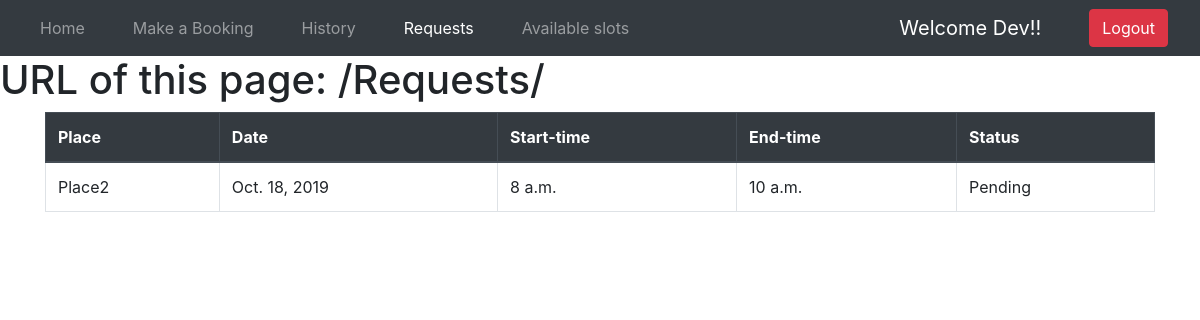
Before: /Requests/ (signed in) with the older database file.
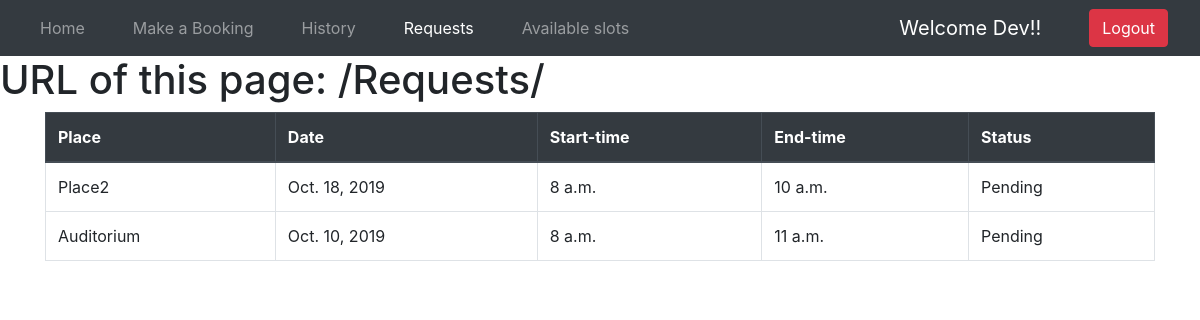
After: the same page with the newer database file.
### login/models.py (models this page shows)
class Booking(models.Model):
    HOUR_CHOICES = [(dt.time(hour=x), '{:02d}:00'.format(x)) for x in range(8, 18)]
    audi_choices = [
        ('Auditorium','Auditorium'),
        ('Place2','Place2'),
        ('Place3','Place3')
    ]
    default_choice = [
        ('Auditorium','Auditorium')
    ]
    status_choice = [
        ('Pending','Pending'),
        ('Accepted','Accepted'),
        ('Rejected','Rejected')
    ]
    default_status_choice = [
        ('Pending','Pending')
    ]
    name = models.CharField(max_length=100)
    email = models.EmailField()
    place = models.CharField(max_length=100, choices = audi_choices,default=default_status_choice)
    date = models.DateField()
    start_time = models.TimeField(choices= HOUR_CHOICES)
    end_time = models.TimeField(choices= HOUR_CHOICES)
    status = models.CharField(max_length = 100,choices = status_choice,default = status_choice[0][0])
    userid=models.IntegerField(blank=True, null=True)
    def __str__(self):
        return self.name

### login/views.py (the view)
# urls.py: path("Requests/", views.Requests, name="Requests"),
@login_required
def Requests(request):
    x=Booking.objects.filter(userid=request.user.id)
    params={'Object':x}
    print(x)
    return render(request, 'login/Requests.html',params)

### templates/login/Requests.html
{% extends "login/extended.html" %} {% block title %} Requests {% endblock title %}
{% block body %}
<div class="table-responsive container">
<table class="table  table-bordered table-hover">
        <thead class="thead-dark">
          <tr>
            <th scope="col">Place</th>
            <th scope="col">Date</th>
            <th scope="col">Start-time</th>
            <th scope="col">End-time</th>
            <th scope="col">Status</th>
          </tr>
        </thead>
        <tbody>
          {% for i in Object %}
          <tr>
           <td>{{ i.place }}</td>
            <td>{{ i.date }}</td>
            <td>{{ i.start_time }}</td>
            <td>{{ i.end_time }}</td>
            <td>{{ i.status }}</td>
          </tr>
          {% endfor %}
         </tbody>
      </table>
    </div>
{% endblock body %}

Changed rows visible on the page:
added Booking: place "Auditorium", date "Oct. 10, 2019", start_time "8 a.m.", end_time "11 a.m.", status "Pending"
